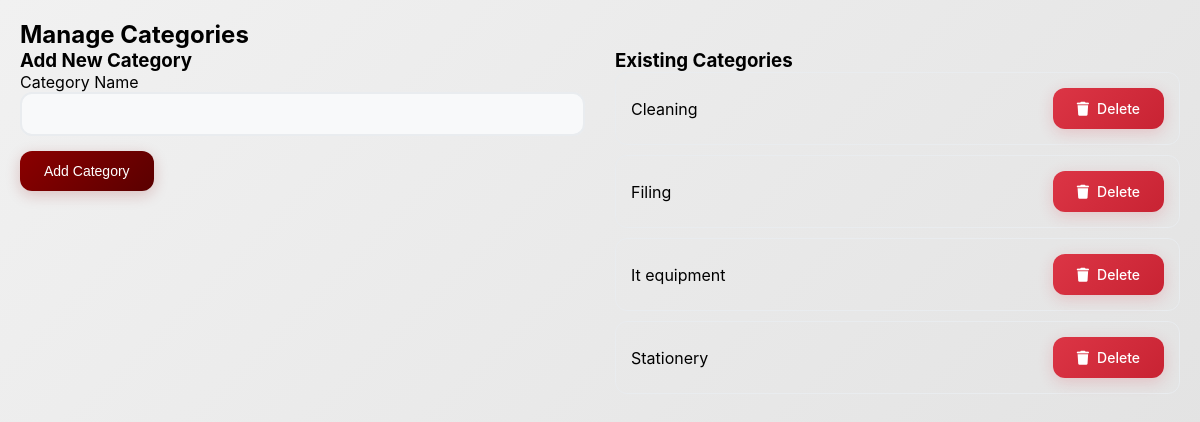
Page /manage_categories.php on the committed database.
### tables this page shows
CREATE TABLE `categories` (
  `id_categorie` int(11) NOT NULL,
  `nom_categorie` varchar(50) NOT NULL,
  `description` text DEFAULT NULL,
  `icon` varchar(50) DEFAULT NULL,
  `date_creation` datetime DEFAULT current_timestamp()
);

### manage_categories.php (the view, shortened to what this page needs)
<?php
$servername = "localhost";
$username = "root";
$password = "";
$dbname = "ch office track";
try {
    $pdo = new PDO("mysql:host=$servername;dbname=$dbname", $username, $password);
    $pdo->setAttribute(PDO::ATTR_ERRMODE, PDO::ERRMODE_EXCEPTION);
    $stmt = $pdo->query("SELECT id_categorie, nom_categorie FROM categories ORDER BY nom_categorie");
    $categories = $stmt->fetchAll(PDO::FETCH_ASSOC);
} catch(PDOException $e) {
    die("Error: " . $e->getMessage());
}
?>
<!DOCTYPE html>
<html lang="fr">
<head>
    <link href="https://cdnjs.cloudflare.com/ajax/libs/font-awesome/6.0.0/css/all.min.css" rel="stylesheet">
</head>
<body>
    <div class="container">
        <h2>Manage Categories</h2>
        <div class="row">
            <div class="col-md-6">
                <h3>Add New Category</h3>
                <form method="POST">
                    <div class="form-group">
                        <label>Category Name</label>
                        <input type="text" name="category_name" class="form-control" required>
                    </div>
                    <button type="submit" name="add_category" class="btn btn-primary">Add Category</button>
                </form>
            </div>
            <div class="col-md-6">
                <h3>Existing Categories</h3>
                <ul class="list-group">
                    <?php foreach($categories as $category): ?>
                        <li class="list-group-item d-flex justify-content-between align-items-center">
                            <span><?php echo htmlspecialchars($category['nom_categorie']); ?></span>
                            <span>
                                <a href="?delete_category=<?php echo $category['id_categorie']; ?>"
                                   class="btn btn-danger"
                                   onclick="return confirm('Are you sure you want to delete this category?')">
                                    <i class="fas fa-trash"></i> Delete
                                </a>
                            </span>
                        </li>
                    <?php endforeach; ?>
                </ul>
            </div>
        </div>
    </div>
</body>
</html>

### manage_categories.php (style rules this page uses)
* { margin: 0; padding: 0; box-sizing: border-box; }
body { font-family: 'Inter', 'Segoe UI', Tahoma, Geneva, Verdana, sans-serif; background: linear-gradient(135deg, #f1f1f1 0%, #e0e0e0 100%); min-height: 100vh; }
.container { max-width: 1200px; margin: 0 auto; padding: 20px; }
.form-group { margin-bottom: 15px; }
.form-control { width: 100%; padding: 12px 16px; border: 2px solid #e9ecef; border-radius: 12px; font-size: 14px; transition: all 0.3s ease; background: #f8f9fa; }
.btn { padding: 12px 24px; border-radius: 12px; font-size: 14px; font-weight: 500; cursor: pointer; transition: all 0.3s ease; border: none; text-decoration: none; display: inline-flex; align-items: center; gap: 8px; }
.btn-primary { background: linear-gradient(135deg, #8b0000 0%, #5a0000 100%); color: white; box-shadow: 0 4px 15px rgba(139, 0, 0, 0.2); }
.btn-danger { background: linear-gradient(135deg, #dc3545 0%, #c82333 100%); color: white; box-shadow: 0 4px 15px rgba(220, 53, 69, 0.2); }
.list-group { list-style: none; }
.list-group-item { padding: 15px; border: 1px solid #e9ecef; margin-bottom: 10px; border-radius: 12px; display: flex; justify-content: space-between; align-items: center; }
.row { display: flex; flex-wrap: wrap; margin: 0 -15px; }
.col-md-6 { flex: 0 0 50%; max-width: 50%; padding: 0 15px; }

### rows in the picture
categories: nom_categorie "Cleaning"
categories: nom_categorie "Filing"
categories: nom_categorie "It equipment"
categories: nom_categorie "Stationery"
